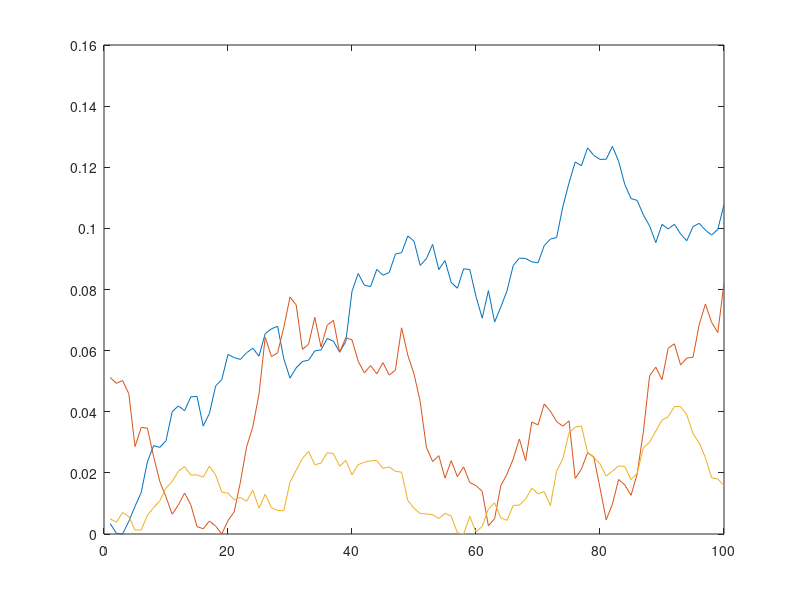

The MATLAB source for this figure: (Note: this script raises an error after producing the figure.)
% Copyright 2018 Technical University of Denmark
% 
% Licensed under the Apache License, Version 2.0 (the "License");
% you may not use this file except in compliance with the License.
% You may obtain a copy of the License at
% 
%     http://www.apache.org/licenses/LICENSE-2.0
% 
% Unless required by applicable law or agreed to in writing, software
% distributed under the License is distributed on an "AS IS" BASIS,
% WITHOUT WARRANTIES OR CONDITIONS OF ANY KIND, either express or implied.
% See the License for the specific language governing permissions and
% limitations under the License.
%
% Author: Tommy Sonne Alstrøm <tsal@dtu.dk>
% $Date: 2018/06/11 $
% $Change: 14615 $
%
% generate simulated raman data
%
rng('default')
%rng(1337)
%rng(42)
rng(37) %test: [10 10],100,1e-2,1,2,1,5e-1,.5,3,.5,[30,80]
mapsize = [10 10]; % size of raman map [100 100] %[10 10]
Nw = 100;           % number of wavenumbers (1000) % 100
p_outlier = 1e-2;    % probability of a recording being an outlier (1e-3) % 1e-3
Nhotspots = 1;       % number of hotspots % 1
K = 2;               % number of voigts (4)
fplot = 1;           % demo plots
sig = 5e-1;          % measurement noise (1e-2)
background = .5;      % create background (1)
sbr        = 3;     % signal to background ratio (10)
hotspot_size = .5;    % hotspot size (5)
voigt_loc    = [30,80];   % vector of voigtlocs

% look for opt
if( exist('opt','var') && isfield(opt,'gendata') )
    for field = fields(opt.gendata)'
        assignin('base',char(field),opt.gendata.(char(field)));
    end
end
% set defaults

N = prod(mapsize);   % number of measurements 
wn = 1:Nw;           % wavenumber vector
DD = zeros(N,Nw);
LL = zeros(N,Nw);

gendata.sig = sig;
%% generate outlier signals with prob p_outlier
%
if( p_outlier > 0 )
    NL = binornd(N,p_outlier);

    eta = randn(NL,Nw);
    L = zeros(size(eta));
    L(:,1) = rand(NL,1);
    c = 0;
    phi = 1;
    for w=2:Nw
        L(:,w) = c + phi.*L(:,w-1) + eta(:,w);
    end

    L = L-repmat(min(L,[],2),1,Nw);
    L = L./repmat(max(L,[],2),1,Nw);

    l = exprnd(10e-2,NL,1);
    L = L.*repmat(l,1,Nw);

    if fplot
        plot(1:Nw,L);
        pause
    end
    % create outlier contribution in matrix form
    LL = zeros(N,Nw);
    inx = randperm(N,NL);
    LL(inx,:) = L;
    % store variables
    gendata.N_outlier = NL;
    gendata.lambda = l;
    gendata.Lambda = L;
end

%% generate Background
if( background )
    eta = randn(Nw,1);
    B = zeros(size(eta));
    B(1) = rand(1);
    c = 0.2;
    phi = 0.995;
    for w=2:Nw
        B(w) = c + phi*B(w-1) + eta(w);
    end
    B = smooth(B,150,'sgolay');
    if fplot
        plot(1:Nw,B)
        pause
    end
    if( length(B)>1 )
        B = B-min(B);
        B = B./max(B);
        B = B+rand;
    end

    gendata.B = B;
    % create B contribution in matrix form
    B = reshape(B,1,[]);
    B = repmat(B,N,1);

    b = betarnd(100,100,N,1);
    gendata.b = b;
    b = repmat(b,1,Nw);
    BB = b.*B;

    if fplot
        imagesc(B)
        pause
    end
else
    gendata.B = zeros(1,Nw);
    gendata.b = zeros(1,N);
    BB = zeros(N,Nw);
end

%% generate hotspots (alphas)
% generate hotspot signature
if( Nhotspots > 0 )
    mu = repmat(mapsize,Nhotspots,1) .* rand(Nhotspots,2);
    r = hotspot_size*rand(Nhotspots,1)+2;
    A = rand(Nhotspots,1);
    X = 1:mapsize(1);
    Y = 1:mapsize(2);
    [xx,yy] = meshgrid(X, Y);
    P = [reshape(xx,[],1), reshape(yy,[],1)];

    D = zeros(N,1);
    for h=1:Nhotspots
        D = D + A(h) * exp(-sum((repmat(mu(h,:),N,1)-P).^2,2)./r(h)^2);
    end
    if fplot
        mesh(X,Y,reshape(D,mapsize)')
        pause
    end

    % generate voigt parms
    mina = sbr/2;
    a = mina+mina*rand(K,1);
    w = gamrnd(21,0.5,K,1);
    if isempty(voigt_loc)
        c = w+(Nw-2*w).*rand(K,1);
    else
        c = voigt_loc';
    end
    eta = betarnd(1,1,K,1);
    theta = [c, w, eta];
    vp = voigt(theta, wn);

    if fplot
        plot(wn,vp)
        pause
    end

    spec = sum(vp,1)';
    if fplot
        plot(wn,spec)
        pause
    end

    gendata.A = repmat(a,1,N)'.*repmat(D,1,K);
    gendata.theta = theta;

    DD = gendata.A*vp;
end

%% generate noise
eta = sig^2.*randn([N,Nw]);
gendata.eta = eta;

%% generate simulated measurement matrix
gendata.DD = DD;
gendata.BB = BB;
gendata.LL = LL;
gendata.eta = eta;
X = DD + BB + LL + eta;

if fplot
    imagesc(X)
end

saving = input('wanna save?');
if saving
    save('datTest.mat','X','a','vp','DD','D');
end
shg
